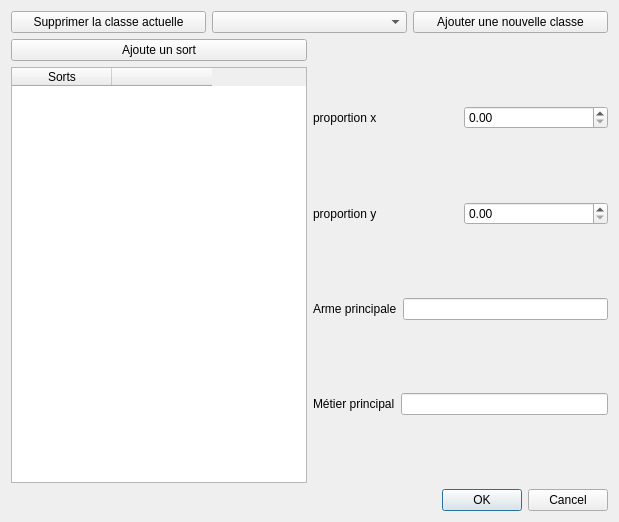
<?xml version="1.0" encoding="UTF-8"?>
<ui version="4.0">
 <class>EditerClasses</class>
 <widget class="QDialog" name="EditerClasses">
  <property name="geometry">
   <rect>
    <x>0</x>
    <y>0</y>
    <width>619</width>
    <height>522</height>
   </rect>
  </property>
  <property name="windowTitle">
   <string>Dialog</string>
  </property>
  <layout class="QVBoxLayout" name="verticalLayout_2">
   <item>
    <layout class="QHBoxLayout" name="lay_haut">
     <item>
      <widget class="QPushButton" name="supprime_classe">
       <property name="text">
        <string>Supprimer la classe actuelle</string>
       </property>
      </widget>
     </item>
     <item>
      <widget class="QComboBox" name="select_classe"/>
     </item>
     <item>
      <widget class="QPushButton" name="ajoute_classe">
       <property name="text">
        <string>Ajouter une nouvelle classe</string>
       </property>
      </widget>
     </item>
    </layout>
   </item>
   <item>
    <layout class="QHBoxLayout" name="lay_bas">
     <item>
      <layout class="QVBoxLayout" name="lay_gauche">
       <item>
        <widget class="QPushButton" name="ajoute_sort">
         <property name="text">
          <string>Ajoute un sort</string>
         </property>
        </widget>
       </item>
       <item>
        <widget class="QTableWidget" name="tab_sorts">
         <column>
          <property name="text">
           <string>Sorts</string>
          </property>
         </column>
         <column>
          <property name="text">
           <string/>
          </property>
         </column>
        </widget>
       </item>
      </layout>
     </item>
     <item>
      <layout class="QVBoxLayout" name="lay_droite">
       <item>
        <layout class="QHBoxLayout" name="lay_propox">
         <item>
          <widget class="QLabel" name="text_propx">
           <property name="text">
            <string>proportion x</string>
           </property>
          </widget>
         </item>
         <item>
          <widget class="QDoubleSpinBox" name="propx"/>
         </item>
        </layout>
       </item>
       <item>
        <layout class="QHBoxLayout" name="lay_propy">
         <item>
          <widget class="QLabel" name="text_propoy">
           <property name="text">
            <string>proportion y</string>
           </property>
          </widget>
         </item>
         <item>
          <widget class="QDoubleSpinBox" name="propy"/>
         </item>
        </layout>
       </item>
       <item>
        <layout class="QHBoxLayout" name="lay_arme">
         <item>
          <widget class="QLabel" name="text_arme">
           <property name="text">
            <string>Arme principale</string>
           </property>
          </widget>
         </item>
         <item>
          <widget class="QLineEdit" name="arme"/>
         </item>
        </layout>
       </item>
       <item>
        <layout class="QHBoxLayout" name="lay_metier">
         <item>
          <widget class="QLabel" name="text_metier">
           <property name="text">
            <string>Métier principal</string>
           </property>
          </widget>
         </item>
         <item>
          <widget class="QLineEdit" name="metier"/>
         </item>
        </layout>
       </item>
      </layout>
     </item>
    </layout>
   </item>
   <item>
    <widget class="QDialogButtonBox" name="buttonBox">
     <property name="orientation">
      <enum>Qt::Horizontal</enum>
     </property>
     <property name="standardButtons">
      <set>QDialogButtonBox::Cancel|QDialogButtonBox::Ok</set>
     </property>
    </widget>
   </item>
  </layout>
 </widget>
 <resources/>
 <connections>
  <connection>
   <sender>buttonBox</sender>
   <signal>accepted()</signal>
   <receiver>EditerClasses</receiver>
   <slot>accept()</slot>
   <hints>
    <hint type="sourcelabel">
     <x>248</x>
     <y>254</y>
    </hint>
    <hint type="destinationlabel">
     <x>157</x>
     <y>274</y>
    </hint>
   </hints>
  </connection>
  <connection>
   <sender>buttonBox</sender>
   <signal>rejected()</signal>
   <receiver>EditerClasses</receiver>
   <slot>reject()</slot>
   <hints>
    <hint type="sourcelabel">
     <x>316</x>
     <y>260</y>
    </hint>
    <hint type="destinationlabel">
     <x>286</x>
     <y>274</y>
    </hint>
   </hints>
  </connection>
 </connections>
</ui>
